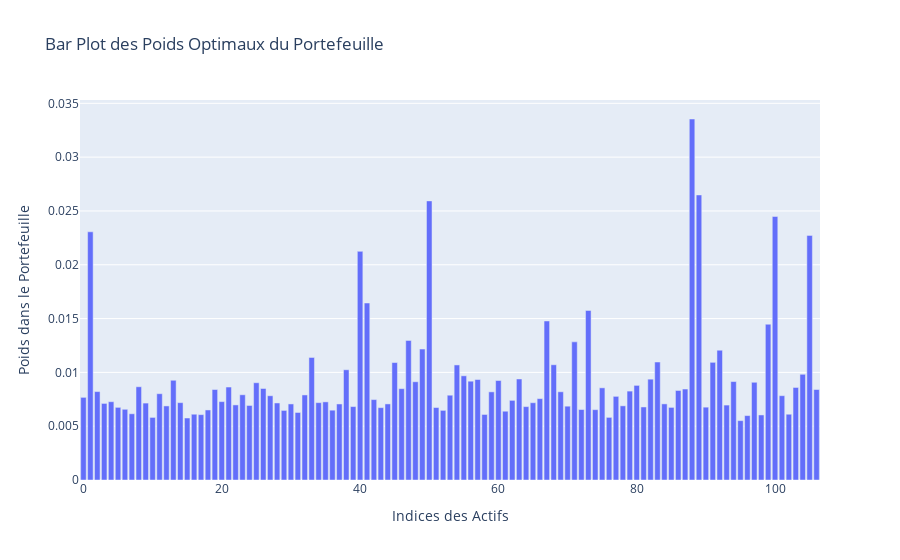

The code cell stored with this chart in its notebook:
### Code cell
import plotly.graph_objects as go

# Supposons que vous voulez tracer la première ligne de xOptimalArray
ligne_a_tracer = xOptimalArray[40]

# Créer un graphique en barres
fig = go.Figure(data=[go.Bar(
            x=list(range(len(ligne_a_tracer))), 
            y=ligne_a_tracer,
            hovertext=[f'Position: {i}' for i in range(len(ligne_a_tracer))],
            hoverinfo="text+y"
)])

# Mise à jour des étiquettes et du titre
fig.update_layout(title='Bar Plot des Poids Optimaux du Portefeuille',
                  xaxis_title='Indices des Actifs',
                  yaxis_title='Poids dans le Portefeuille')

# Afficher le graphique
fig.show()

### Figure 1 — Plotly figure (JSON) as saved in the notebook; plotly's stock layout.template omitted (floating-point values rounded to 4 significant figures)
{"data": [{"hoverinfo": "text+y", "hovertext": ["Position: 0", "Position: 1", "Position: 2", "Position: 3", "Position: 4", "Position: 5", "Position: 6", "Position: 7", "Position: 8", "Position: 9", "Position: 10", "Position: 11", "Position: 12", "Position: 13", "Position: 14", "Position: 15", "Position: 16", "Position: 17", "Position: 18", "Position: 19", "Position: 20", "Position: 21", "Position: 22", "Position: 23", "Position: 24", "Position: 25", "Position: 26", "Position: 27", "Position: 28", "Position: 29", "Position: 30", "Position: 31", "Position: 32", "Position: 33", "Position: 34", "Position: 35", "Position: 36", "Position: 37", "Position: 38", "Position: 39", "Position: 40", "Position: 41", "Position: 42", "Position: 43", "Position: 44", "Position: 45", "Position: 46", "Position: 47", "Position: 48", "Position: 49", "Position: 50", "Position: 51", "Position: 52", "Position: 53", "Position: 54", "Position: 55", "Position: 56", "Position: 57", "Position: 58", "Position: 59", "Position: 60", "Position: 61", "Position: 62", "Position: 63", "Position: 64", "Position: 65", "Position: 66", "Position: 67", "Position: 68", "Position: 69", "Position: 70", "Position: 71", "Position: 72", "Position: 73", "Position: 74", "Position: 75", "Position: 76", "Position: 77", "Position: 78", "Position: 79", "Position: 80", "Position: 81", "Position: 82", "Position: 83", "Position: 84", "Position: 85", "Position: 86", "Position: 87", "Position: 88", "Position: 89", "Position: 90", "Position: 91", "Position: 92", "Position: 93", "Position: 94", "Position: 95", "Position: 96", "Position: 97", "Position: 98", "Position: 99", "Position: 100", "Position: 101", "Position: 102", "Position: 103", "Position: 104", "Position: 105", "Position: 106"], "type": "bar", "x": [0, 1, 2, 3, 4, 5, 6, 7, 8, 9, 10, 11, 12, 13, 14, 15, 16, 17, 18, 19, 20, 21, 22, 23, 24, 25, 26, 27, 28, 29, 30, 31, 32, 33, 34, 35, 36, 37, 38, 39, 40, 41, 42, 43, 44, 45, 46, 47, 48, 49, 50, 51, 52, 53, 54, 55, 56, 57, 58, 59, 60, 61, 62, 63, 64, 65, 66, 67, 68, 69, 70, 71, 72, 73, 74, 75, 76, 77, 78, 79, 80, 81, 82, 83, 84, 85, 86, 87, 88, 89, 90, 91, 92, 93, 94, 95, 96, 97, 98, 99, 100, 101, 102, 103, 104, 105, 106], "y": [0.00768, 0.02306, 0.008216, 0.007116, 0.007276, 0.00675, 0.00657, 0.006154, 0.008665, 0.007147, 0.005816, 0.008019, 0.006883, 0.009268, 0.007188, 0.00576, 0.006113, 0.006073, 0.006508, 0.008408, 0.007284, 0.008639, 0.006977, 0.007919, 0.006926, 0.009038, 0.008503, 0.007828, 0.007159, 0.006467, 0.007067, 0.006274, 0.007904, 0.01139, 0.007189, 0.007259, 0.006488, 0.007065, 0.01024, 0.006823, 0.02125, 0.01645, 0.007472, 0.006723, 0.00707, 0.01091, 0.008486, 0.01297, 0.009129, 0.01217, 0.02594, 0.006735, 0.006471, 0.007879, 0.01069, 0.009681, 0.009182, 0.009337, 0.00609, 0.008191, 0.009244, 0.006391, 0.007401, 0.009386, 0.006819, 0.007181, 0.007562, 0.01478, 0.01071, 0.008199, 0.00686, 0.01284, 0.006548, 0.01576, 0.006535, 0.008564, 0.005818, 0.007773, 0.006893, 0.008261, 0.008792, 0.006787, 0.009369, 0.01096, 0.007073, 0.006746, 0.008319, 0.008453, 0.03354, 0.02649, 0.006768, 0.01093, 0.01206, 0.006963, 0.009148, 0.005517, 0.005985, 0.00908, 0.006045, 0.01448, 0.02449, 0.007835, 0.006111, 0.008599, 0.009824, 0.02273, 0.00841]}], "layout": {"title": {"text": "Bar Plot des Poids Optimaux du Portefeuille"}, "xaxis": {"title": {"text": "Indices des Actifs"}}, "yaxis": {"title": {"text": "Poids dans le Portefeuille"}}}}
